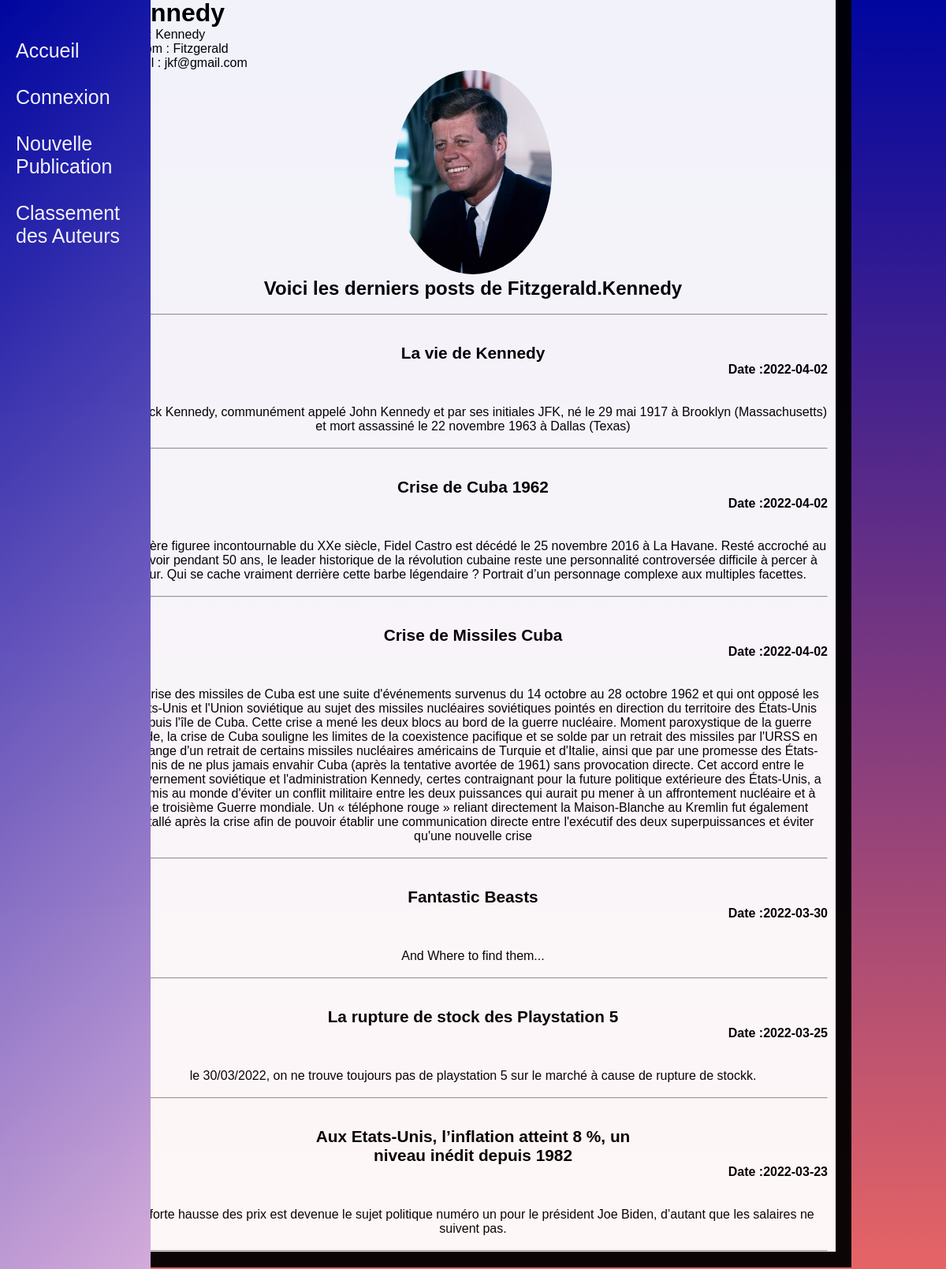
/Web/viewProfile.php?subject=45, run on the app's committed database.
### tables this page shows
CREATE TABLE `utilisateur` (
  `ID` int(11) NOT NULL,
  `Prenom` varchar(20) NOT NULL,
  `Nom` varchar(20) NOT NULL,
  `Email` varchar(30) NOT NULL,
  `Mot_de_passe` varchar(32) NOT NULL,
  `qstSecrete` varchar(255) NOT NULL
);

CREATE TABLE `commentaire` (
  `ID_post` int(11) NOT NULL,
  `ID_utilisateur` int(11) NOT NULL,
  `Commentaire` longtext NOT NULL,
  `Date_post` date NOT NULL,
  `Titre` longtext NOT NULL
);

### Web/viewProfile.php (the view, shortened to what this page needs)
<?php
include 'Data.php';
$req=('SELECT * from utilisateur INNER JOIN commentaire on utilisateur.id=commentaire.ID_utilisateur WHERE utilisateur.ID="'.$_GET['subject'].'" ORDER by commentaire.Date_post Desc LIMIT 10');
$ret=$bdd->query($req);
$ret2=$bdd->query($req);
$return=$ret2->fetch_assoc();
sendPicture();
?>
<!DOCTYPE html>
<html>
<head>
	<link rel="stylesheet" href="./style/styleAccount.css">
</head>
<div class="sidebar">
<div><a href="./Test.php">Accueil</a></div>
<div> <?php
if (empty($_SESSION['Email'])) {
    echo'<a href="./Login.php"> Connexion </a>';
}else{
    echo'<a href="./Logout.php" onclick="return confirm(\'Are you sure?\')">Déconnexion</a>
';
}
?>
</div>
<div><a href="./Poster.php">Nouvelle Publication</a></div>
<div><a href="./TopAuthors.php">Classement des Auteurs</a></div>
</div>
<body>
<div id="MainContainer">
<div class ="header">
<h1><?php echo $return['Nom'];?></h1>
</div>
<p>
<div>
<label>Nom : </label>
<?php echo $return['Nom'];?>
</p>
</div>
<div>
<p>
<label>Prenom :</label>
<?php echo $return['Prenom'];?>
</p>
</div>
<div>
<p>
<label for="mail">E-mail :</label>
<?php echo $return['Email'];?>
</p>
</div>
<?php
echo' <div align="center">';
displayPicture();
?>
<br>
<div>
<h2>Voici les derniers posts de <?php echo $return['Prenom'].".".$return['Nom'];?></h2>
</div>
<br>
<hr>
<div>
	<?php
while( $row = $ret->fetch_array() )
{
	echo '<div>
	<br>
	<br>
	<p class ="description"> <strong>'.$row['Titre'].'</strong> 	    <div align="right"><strong> Date :'.$row['Date_post'].'</strong></div>
	<br>
	<br>
    '.$row ['Commentaire'].'
	<br>
	<br>
	</p>
';
echo'<hr>';
}
?>
</div>
</div>
</body>
</html>

### Web/style/styleAccount.css (style rules this page uses)
* { padding: 0; margin: 0; box-sizing: border-box; }
body { background-image: linear-gradient(-225deg, #e66465 0%, #00069f 100%); background-image: linear-gradient(to top,#e66465 0%,#00069f 100%); background-attachment: fixed; font-family: 'Vibur', cursive; font-family: 'Abel', sans-serif; opacity: .95; }
#MainContainer { margin: -2px auto; width: 80%; border-width: 0px 20px; border-style:solid; border-color:black; border-bottom: solid 20px; border-bottom-width:0px 20px; border-bottom-color: black; padding: 0px 10px; background-color:white; }
.description { font-size: 130%; font-family:sans-serif; width: 50% }
.sidebar { height: 120%; width: 191px; position: fixed; left: 0; top: 0; padding-top: 40px; background-image: linear-gradient(-225deg, #00069f 0%, #f8ceed 100%); }
.sidebar a { padding: 10px 20px 20px 20px; text-decoration: none; font-size: 25px; color: white; display: block; }

### data on the page
utilisateur: Nom "Kennedy", Prenom "Fitzgerald", Email "jkf@gmail.com"
commentaire: Titre "La vie de Kennedy", Date_post "2022-04-02", Commentaire "dit Jack Kennedy, communément appelé John Kennedy et par ses initiales JFK, né le 29 mai 1917 à Brooklyn (Massachusetts) et mort assassiné le 22 novembre 1963 à Dallas (Texas)"
commentaire: Titre "Crise de Cuba 1962", Date_post "2022-04-02", Commentaire "Dernière figuree incontournable du XXe siècle, Fidel Castro est décédé le 25 novembre 2016 à La Havane. Resté accroché au pouvoir pendant 50 ans, le leader historique de la révolution cubaine reste une personnalité controversée difficile à percer à jour. Qui se cache vraiment derrière cette barbe légendaire ? Portrait d’un personnage complexe aux multiples facettes."
commentaire: Titre "Crise de Missiles Cuba", Date_post "2022-04-02", Commentaire "La crise des missiles de Cuba est une suite d'événements survenus du 14 octobre au 28 octobre 1962 et qui ont opposé les États-Unis et l'Union soviétique au sujet des missiles nucléaires soviétiques pointés en direction du territoire des États-Unis depuis l'île de Cuba. Cette crise a mené les deux blocs au bord de la guerre nucléaire. Moment paroxystique de la guerre froide, la crise de Cuba souligne les limites de la coexistence pacifique et se solde par un retrait des missiles par l'URSS en échange d'un retrait de certains missiles nucléaires américains de Turquie et d'Italie, ainsi que par une promesse des États-Unis de ne plus jamais envahir Cuba (après la tentative avortée de 1961)…"
commentaire: Titre "Fantastic Beasts", Date_post "2022-03-30", Commentaire "And Where to find them..."
commentaire: Titre "La rupture de stock des Playstation 5", Date_post "2022-03-25", Commentaire "le 30/03/2022, on ne trouve toujours pas de playstation 5 sur le marché à cause de rupture de stockk."
commentaire: Titre "Aux Etats-Unis, l’inflation atteint 8 %, un niveau inédit depuis 1982", Date_post "2022-03-23", Commentaire "La forte hausse des prix est devenue le sujet politique numéro un pour le président Joe Biden, d’autant que les salaires ne suivent pas."
